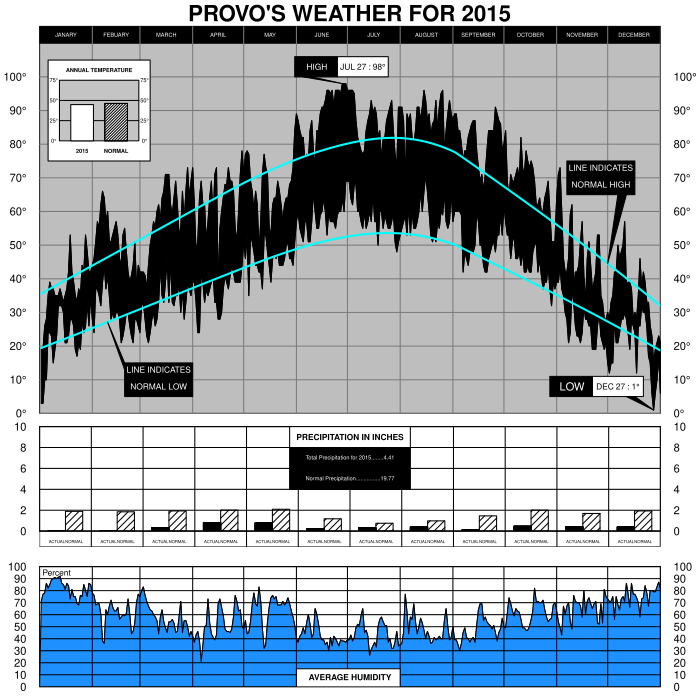

The script that saved this image:
#!/usr/bin/env
setwd("~/STAT624/homework/5")
weather<-read.csv("PVU.2015.csv")
attach(weather)

#Change data types
## Time Series
date<-1:length(weather$MST)
months<-c(0,31,28,31,30,31,30,31,31,30,31,30,31)
mnames<-c("Janary","Febuary","March","April","May",
          "June","July","August","September",
          "October","November","December")
days<-numeric(length(months)-1)
for( i in 1:(length(months)-1))
{
  days[i]<-sum(months[1:i+1])
}
ticks<-seq(0,100,by=10)
dtems<-parse(text=paste0(ticks,"*degree"))
tbox<-numeric(12)
sportz<-c(0,days)
for( i in 1:12)
{
  tbox[i]<-1/2*(sportz[i+1]-sportz[i])+sportz[i]
}
weather$MST<-strftime(weather$MST,format="%Y-%m-%d")
maxes<-weather[Max.TemperatureF==max(weather$Max.TemperatureF),][,c(1,2)]
mins<-weather[Min.TemperatureF==min(weather$Min.TemperatureF),][,c(1,4)]
max.temp<-median(which(weather$MST%in%maxes$MST))
min.temp<-median(which(weather$MST%in%mins$MST))

## Bar Plot
mo <- strftime(weather$MST, "%m")
yr <- strftime(weather$MST, "%Y")
rlpp<-aggregate(weather$PrecipitationIn~mo,weather,FUN=sum)
nmpp<-c(1.89,1.85,1.93,2.01,2.09,1.18,0.75,0.98,1.46,2.01,1.69,1.93)
pp<-data.frame(rlpp[,2],nmpp)
pp<-t(pp)
ptik<-seq(0,10,by=2)
labs<-rep_len(c("ACTUAL","NORMAL"),24)
anp<-19.77
## Humidity Series
dpems<-ticks

#Layout

# Annual Temperature Bar Plot
anm<-53.45
arl<-mean(Mean.TemperatureF)
ann<-c(arl,anm)
# Function to draw graph
overlay<-function(ori,width=80,height=30,a,b,names=c("2015","NORMAL","ANNUAL TEMPERATURE"))
{
  left<-ori[1]
  bottom<-ori[2]
  right<-left+width
  top<-bottom+height
  rect(ori[1],ori[2],right,top,
       col='white',border="black")
  
  rect(left+width/9,bottom+height/5,right-width/9,
       top-height/5,col="gray77",border="black")
  segments(c(left+width/9,left+width/9),
           c(bottom+2*height/5,bottom+3*height/5),
           c(right-width/9,right-width/9),
           c(bottom+2*height/5,bottom+3*height/5),col="black")
  
  AT<-a/75*(4/5)*height+bottom
  NM<-b/75*(4/5)*height+bottom
  
  rect(left+(2/9)*width,bottom+height/5,left+(4/9)*width,
       AT,col="white")
  rect(left+(5/9)*width,bottom+height/5,left+(7/9)*width,
       NM,col="white")
  rect(left+(5/9)*width,bottom+height/5,left+(7/9)*width,
       NM,col="black",density=50)
  
  ticks<-rep_len(c(0,25,50,75),8)
  
  text(c(rep(left+(1/18)*width,4),rep(right-(1/18)*width,4)),
         c(c(1,2,3,4)*(1/5)*height+bottom,c(1,2,3,4)*(1/5)*height+bottom),
       labels=parse(text=paste0(ticks,"*degree")),col="black",cex=1/2)
  
  text(c(left+3/9*width,left+6/9*width,left+1/2*width),
       c(rep(bottom+1/10*height,2),top-1/10*height),
       labels=names,cex=1/2,font=2)
}




pdf("weather.pdf",width=7,height=7)
layout(matrix(c(1,2,3),byrow=TRUE),height=c(3,1,1))

# Plot the Time Series
par(ask=F)
par(mar=c(.5,3,2,3))
plot(x=date,y=weather$Max.TemperatureF,type="n",
     xlim=c(0,365),ylim=c(0,115),xaxs="i",yaxs="i"
     ,xaxt="n",xlab="",ylab="",yaxt="n")
axis(2,at=ticks,tick=FALSE,dtems,las=2)
axis(4,at=ticks,tick=FALSE,dtems,las=2)
lim<-par("usr")
rect(lim[1], lim[3], lim[2], lim[4], border = "black", col = "gray")
rect(0,110,365,115,col="black")
text(tbox,112.5,toupper(mnames),col="white",cex=9/16)
abline(h=seq(0,100,by=10),v=days,col="gray48")
lines(x=date,y=weather$Max.TemperatureF)
lines(x=date,y=weather$Min.TemperatureF)
title(main=list("PROVO'S WEATHER FOR 2015",cex=2))
polygon(c(1:length(weather$MST),rev(1:length(weather$MST))),
        c(weather$Max.TemperatureF,
          rev(weather$Min.TemperatureF)),col="black")
max.n<-lowess(weather$Max.TemperatureF)
min.n<-lowess(weather$Min.TemperatureF)
lines(max.n$x,max.n$y,col="cyan",lwd=2)
lines(min.n$x,min.n$y,col="cyan",lwd=2)
#boxes
rect(325,5,355,11,col="white")
rect(300,5,325,11,col="black")

rect(175,100,205,106,col="white")
rect(150,100,175,106,col="black")

rect(50,5,90,15,col="black")
rect(310,65,350,75,col="black")

#text
text(313,8,labels="LOW",col="white",cex=1)
text(340,8,labels=expression(DEC~27~':' ~1*degree),
     cex=3/4)

text(163,103,labels="HIGH",col="white",cex=3/4)
text(190,103,labels=expression(JUL~27~':' ~98*degree),
     cex=3/4)

text(70,13,labels="LINE INDICATES",col="white",cex=3/4)
text(70,8,labels="NORMAL LOW",col="white",cex=3/4)

text(330,73,labels="LINE INDICATES",col="white",cex=3/4)
text(330,68,labels="NORMAL HIGH",col="white",cex=3/4)

#pointers
polygon(c(350,361,345),c(5,1,5),col="black")
polygon(c(155,178,160),c(100,98,100),col="black")

polygon(c(50,40,50),c(13,27.13819,15),col="black")
polygon(c(340,334,345),c(65,44.54771,65),col="black")

# Nested Plot
overlay(c(5,75),width=60,height=30,a=ann[1],b=ann[2])

# Bar Plot
par(mar=c(1,3,.5,3))
a<-0.5
b<-36.5
barplot(pp,space=c(0,1),beside=T,col=c("black","black"),
        xaxs="i",yaxs="i",yaxt="n",ylim=c(-1.5,10),
        xlim=c(a,b),density=c(1000,20))
lim2<-par("usr")
rect(a,0,b,10,border="black")
axis(2,at=ptik,tick=FALSE,las=2)
axis(4,at=ptik,tick=FALSE,las=2)
bar<-seq(a,b,by=(b-a)/12)
lbl<-seq(a,b,by=(b-a)/36)
lbl<-lbl[!(lbl %in% bar)]
rect(0,-1.5,b,0,col='white')
text(lbl,-1,labels=labs,col='black',cex=1/3)
abline(v=bar,h=ptik)

rect(15,8,22,10,col="white")
rect(15,4,22,8,col="black")
finals<-c(paste0("Normal Precipitation","................"
                 ,anp),
                 paste0("Total Precipitation for 2015",
                        "........",sum(PrecipitationIn)),
          "PRECIPITATION IN INCHES")
text(rep(18.5,2),c(5,7),labels=finals[1:2],col="white",cex=1/2)
text(18.5,9,labels=finals[3],col="black",cex=3/4,font=2)
# Humidity Plot
plot(date,y=Mean.Humidity,type="l", xlim=c(0,365),
     ylim=c(0,100),
     xaxs="i",yaxs="i",xaxt="n",yaxt="n",ylab="",xlab="")
axis(2,at=ticks,tick=FALSE,dpems,las=2)
axis(4,at=ticks,tick=FALSE,dpems,las=2)
polygon(c(date,365,0),c(Mean.Humidity,0,0),col="dodgerblue")
abline(h=seq(0,100,by=10),v=days)
rect(151,0,212,15,col="white")
text(365/2,8,labels="AVERAGE HUMIDITY",cex=3/4,font=2)
text(10,95,label="Percent",cex=3/4)


dev.off()
